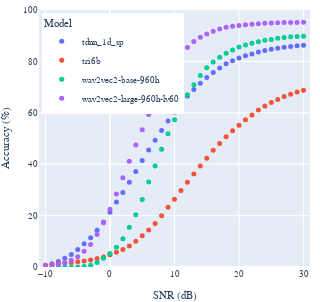

The code cell stored with this chart in its notebook:
### Markdown cell above
## Zhang et al

### Code cell
# Zhang et al (2023) "Estimate the noise effect on automatic speech recognition
# accuracy for mandarin by an approach associating articulation index"
# FIXME(sdrobert): the fit is very bad if we use eq. 12

latlm = 'tgsmall'
reslm = 'tgsmall'
part = 'dev-other'
desc = f"({part} partition, {latlm} lattice LM, and {reslm} rescoring lm)"
num_points = 100
fit_inverse = False

df = wer_df.replace(dict(latlm=dict(null=latlm), reslm=dict(null=reslm)))
df = df.loc[
    (df['latlm'] == latlm) &
    (df['reslm'] == reslm) &
    (df['part'] == part)
].copy()

idx = np.isinf(df['snr'])
df, Ainvs = df.loc[~idx], df.loc[idx, ['mdl', 'acc']]
snr_min = df['snr'].min() - 1
snr_max = df['snr'].max() + 1
x_interp = np.linspace(snr_min, snr_max, num_points)

mdls = df['mdl'].unique()
assert all(mdls == Ainvs['mdl'].unique())

df['acc'] *= 100

# fit = []
# fig = go.Figure()
# for mdl_idx, mdl in enumerate(mdls):
#     colour = px.colors.qualitative.Plotly[mdl_idx]
#     df_ = df.loc[df['mdl'] == mdl]
#     Ainv = Ainvs.loc[Ainvs['mdl'] == mdl, 'acc'].iloc[0]
#     A_init = 1 / Ainv
#     N = len(df_)
#     x = df_['snr'].array
#     y = df_['acc'].array
#     A, B, C = zhang_fit(x, y, fit_inverse)
#     y_pred = zhang_func(x, A, B, C)
#     r2 = r2_score(y, y_pred)
#     fit.append(dict(mdl=mdl, A=A, B=B, C=C, r2=r2))
#     y_interp = zhang_func(x_interp, A, B, C)
#     fig.add_scatter(
#         x=x_interp, y=y_interp * 100,
#         name=f"{mdl} fit",
#         mode='lines',
#         opacity=0.5,
#         showlegend=False,
#         line=dict(color=colour),
#     )
#     fig.add_scatter(
#         x=x, y=df_['acc'] * 100,
#         name=mdl, mode='markers',
#         marker=dict(color=colour),
#     )
#     # fig.add_annotation(
#     #     x=x_interp[ratio * (mdl_idx + 1)], y=y_interp[ratio * (mdl_idx + 1)] * 100,
#     #     text=f"A={A:.02f},B={B:.02f},C={C:.02f}",
#     #     showarrow=True,
#     #     font=dict(color=colour, size=FONT_SIZE),
#     # )
# print(f"Zhang et al fits by model {desc}")
# display(pd.DataFrame.from_records(fit).round(3))

fig = px.scatter(
    df, x='snr', y='acc', color='mdl',
)

fig.update_traces(marker=dict(size=5), line=dict(width=2))
fig.update_layout(
    xaxis=dict(title='SNR (dB)', range=[snr_min, snr_max], tickformat='d'),
    yaxis=dict(title='Accuracy (%)', range=[0, 100], tickformat='d'),
    legend=dict(title='Model', yanchor="top", y=0.99, xanchor='left', x=0.01),
    margin=dict(l=0, r=10, t=10, b=0),
    font=FONT,
    width=COL_SIZE_PX, height=COL_SIZE_PX,
)
fig.show()
# fig.write_image(format_fig_path("zhang", latlm=latlm, reslm=reslm, part=part))

### Figure 1 — Plotly figure (JSON) as saved in the notebook; plotly's stock layout.template omitted (floating-point values rounded to 4 significant figures)
{"data": [{"hovertemplate": "mdl=tdnn_1d_sp<br>snr=%{x}<br>acc=%{y}<extra></extra>", "legendgroup": "tdnn_1d_sp", "line": {"width": 2}, "marker": {"color": "#636efa", "size": 5, "symbol": "circle"}, "mode": "markers", "name": "tdnn_1d_sp", "orientation": "v", "showlegend": true, "type": "scatter", "x": [7, 26, 14, -6, -1, 13, 19, 21, 0, 4, -10, 25, -5, 17, 10, -8, -2, 28, 22, 3, 9, 1, 18, 12, 20, 27, 15, -7, 6, 8, 2, 30, 11, -3, -9, 23, 29, 24, -4, 16, 5], "xaxis": "x", "y": [49.36, 85.08, 71.48, 4.89, 17.51, 69.07, 80.24, 82.16, 21.26, 37.15, 0.71, 84.75, 6.79, 77.4, 60.22, 2.14, 14.32, 85.77, 82.92, 33.0, 56.78, 25.27, 79.06, 66.55, 81.33, 85.5, 73.73, 3.37, 45.52, 53.07, 28.94, 86.32, 63.55, 11.4, 1.29, 83.68, 86.05, 84.26, 9.06, 75.67, 41.4], "yaxis": "y"}, {"hovertemplate": "mdl=tri6b<br>snr=%{x}<br>acc=%{y}<extra></extra>", "legendgroup": "tri6b", "line": {"width": 2}, "marker": {"color": "#EF553B", "size": 5, "symbol": "circle"}, "mode": "markers", "name": "tri6b", "orientation": "v", "showlegend": true, "type": "scatter", "x": [-6, 14, 26, 5, 2, 8, 21, 13, 19, -1, 17, -5, 25, 6, -10, 1, 28, 22, -8, -2, 10, 20, 18, 12, 9, 3, 4, -7, 15, 27, 23, 29, -3, -9, 11, 30, 0, 7, 16, -4, 24], "xaxis": "x", "y": [1.73, 39.3, 65.2, 12.12, 6.78, 19.95, 57.28, 36.16, 52.99, 3.87, 48.1, 2.02, 63.98, 14.35, 0.62, 5.72, 67.24, 59.15, 1.28, 3.28, 26.39, 55.2, 50.66, 32.96, 23.28, 8.14, 9.99, 1.59, 42.32, 66.35, 61.07, 68.05, 2.75, 0.93, 29.75, 68.74, 4.78, 16.92, 45.41, 2.33, 62.64], "yaxis": "y"}, {"hovertemplate": "mdl=wav2vec2-base-960h<br>snr=%{x}<br>acc=%{y}<extra></extra>", "legendgroup": "wav2vec2-base-960h", "line": {"width": 2}, "marker": {"color": "#00cc96", "size": 5, "symbol": "circle"}, "mode": "markers", "name": "wav2vec2-base-960h", "orientation": "v", "showlegend": true, "type": "scatter", "x": [26, 3, 9, 14, -6, -1, 13, 19, 4, -10, 21, 0, 25, -5, 17, 10, -8, -2, 28, 22, 7, 18, 12, 5, 20, 27, 8, 2, 15, -7, 11, -3, -9, 23, 29, 6, 30, 1, 24, -4, 16], "xaxis": "x", "y": [88.99, 15.45, 51.81, 74.49, 0, 3.41, 70.93, 84.48, 20.31, 0, 86.37, 5.25, 88.56, 0.04, 81.58, 57.33, 0, 1.78, 89.56, 87.07, 39.32, 83.21, 66.98, 26.26, 85.57, 89.3, 45.86, 10.97, 77.49, 0, 62.46, 0.68, 0, 87.65, 89.69, 33.06, 89.83, 7.7, 88.19, 0.17, 79.76], "yaxis": "y"}, {"hovertemplate": "mdl=wav2vec2-large-960h-lv60<br>snr=%{x}<br>acc=%{y}<extra></extra>", "legendgroup": "wav2vec2-large-960h-lv60", "line": {"width": 2}, "marker": {"color": "#ab63fa", "size": 5, "symbol": "circle"}, "mode": "markers", "name": "wav2vec2-large-960h-lv60", "orientation": "v", "showlegend": true, "type": "scatter", "x": [0, 26, -6, 14, 19, 13, -1, 21, 7, 3, 9, 25, 17, -5, -2, -8, 10, 22, 28, 4, 6, 12, 18, 20, 27, -7, 15, 1, 30, 5, -9, -3, 11, 29, 23, 24, 16, -10, -4, 8, 2], "xaxis": "x", "y": [22.45, 95.03, 2.67, 89.43, 93.65, 87.77, 17.21, 94.25, 64.7, 41.19, 74.86, 94.92, 92.61, 4.0, 12.65, 0.99, 79.1, 94.49, 95.12, 47.44, 59.31, 85.43, 93.25, 93.98, 95.1, 1.69, 90.71, 28.43, 95.22, 53.41, 0.56, 8.79, 82.64, 95.17, 94.68, 94.8, 91.72, 0.27, 6.12, 70.01, 34.76], "yaxis": "y"}], "layout": {"font": {"family": "Times New Roman", "size": 9}, "height": 302, "legend": {"title": {"text": "Model"}, "tracegroupgap": 0, "x": 0.01, "xanchor": "left", "y": 0.99, "yanchor": "top"}, "margin": {"b": 0, "l": 0, "r": 10, "t": 10}, "width": 302, "xaxis": {"anchor": "y", "domain": [0, 1], "range": [-11, 31], "tickformat": "d", "title": {"text": "SNR (dB)"}}, "yaxis": {"anchor": "x", "domain": [0, 1], "range": [0, 100], "tickformat": "d", "title": {"text": "Accuracy (%)"}}}}
